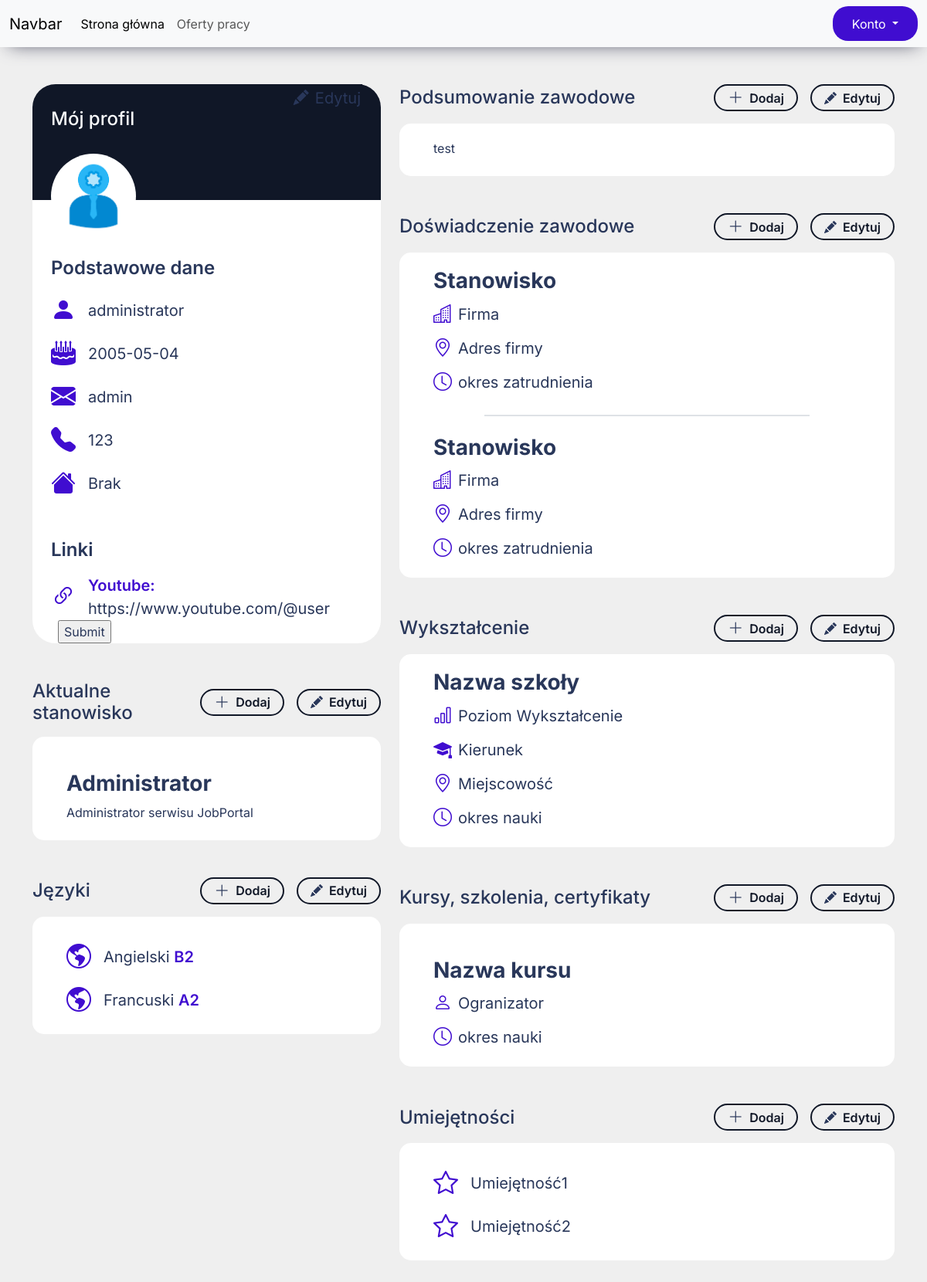
Screenshot of /user/profile.php (signed in) with the database file from the repository.
### tables this page shows
CREATE TABLE `profile` (
  `profile_id` int(11) NOT NULL,
  `name` varchar(50) NOT NULL,
  `surname` varchar(60) NOT NULL,
  `birth_date` date NOT NULL,
  `phone_number` varchar(20) NOT NULL,
  `avatar_src` varchar(100) NOT NULL,
  `user_adress` varchar(60) NOT NULL,
  `job_position` varchar(20) NOT NULL,
  `job_position_description` text NOT NULL,
  `career_summary` text NOT NULL,
  `user_id` int(11) NOT NULL
);

CREATE TABLE `profile_languages` (
  `language_id` int(11) NOT NULL,
  `language` varchar(50) NOT NULL,
  `level` varchar(2) NOT NULL,
  `profile_id` int(11) DEFAULT NULL
);

### user/profile.php (the view, shortened to what this page needs)
<?php
  require_once '../actions/connection.php';
  $userID = $_SESSION['user_id'];
  $email = $_SESSION['email'];
  $profileInfoResult = $conn->query("SELECT * FROM `profile` WHERE user_id='$userID'");
  if($profileInfoResult->num_rows > 0){
    $row = mysqli_fetch_assoc($profileInfoResult);
    $profileID = $row['profile_id'];
    $name = $row['name'];
    $surname = $row['surname'];
    $birthdate = $row['birth_date'];
    $phoneNumber = $row['phone_number'];
    $avatarSrc = $row['avatar_src'];
    $adress = $row['user_adress'];
    $jobPosition = $row['job_position'];
    $jobPositionDesc = $row['job_position_description'];
    $careerSummary = $row['career_summary'];
  }
  $languageResult = $conn->query("SELECT * FROM `profile_languages` WHERE profile_id='$profileID';");
?>
<!DOCTYPE html>
<html lang="en">
<head>
    <link rel="stylesheet" href="../css/style.css">
    <link href="https://cdn.jsdelivr.net/npm/bootstrap@5.3.2/dist/css/bootstrap.min.css" rel="stylesheet">
</head>
<body id="profileBody">
    <nav class="navbar navbar-expand-lg bg-body-tertiary">
        <div class="container-fluid">
          <a class="navbar-brand" href="../index.php">Navbar</a>
          <div class="collapse navbar-collapse" id="navbarNav">
            <ul class="navbar-nav">
              <li class="nav-item">
                <a class="nav-link active" aria-current="page" href="#">Strona główna</a>
              </li>
              <li class="nav-item">
                <a class="nav-link" href="#">Oferty pracy</a>
              </li>
            </ul>
            <div class="dropdown ms-auto">
            <button type="button" class="btn violetButtonsDropdown dropdown-toggle" data-bs-toggle="dropdown" aria-expanded="false" data-bs-auto-close="outside">
              Konto
            </button>
          </div>
          </div>
        </div>
      </nav>
      <div class="container mt-5">
        <div class="row">
            <div class="col-lg-5">
                <div class="profileBox">
                    <div class="profileBoxPart d-flex">
                        <h4 class="text-light mx-4 align-items-center d-flex profileInfoTitle">Mój profil</h4>
                        <a href="#" onclick="replaceParagraphsWithInputs()" class="text-light ms-auto me-4 fs-5 profileBtnLink profileInfoTitle align-items-center d-flex"><span class="bi bi-pencil-fill profileIcon me-2"></span><span class="actionText">Edytuj</span></a>
                    </div>
                    <div class="profileInfoData mx-4">
                      <form method="post">
                      <img src="<?php echo $avatarSrc; ?>" width="110" height="110" class="rounded-circle">
                        <h4 class="mt-4 mb-3 fw-semibold">Podstawowe dane</h4>
                        <div class="d-flex align-items-center mb-2">
                            <i class="bi bi-person-fill fs-2 violetColor"></i><p class="m-0 mx-3 fs-5" id="nameSurname"><?php echo $name." ".$surname; ?></p>
                        </div>
                        <div class="d-flex align-items-center mb-2">
                            <i class="bi bi-cake2-fill fs-2 violetColor"></i><p class="m-0 mx-3 fs-5" id="birthdate"><?php echo $birthdate; ?></p>
                        </div>
                        <div class="d-flex align-items-center mb-2">
                            <i class="bi bi-envelope-fill fs-2 violetColor"></i><p class="m-0 mx-3 fs-5" id="email"><?php echo $email; ?></p>
                        </div>
                        <div class="d-flex align-items-center mb-2">
                            <i class="bi bi-telephone-fill fs-2 violetColor"></i><p class="m-0 mx-3 fs-5" id="number"><?php echo $phoneNumber; ?></p>
                        </div>
                        <div class="d-flex align-items-center">
                            <i class="bi bi-house-fill fs-2 violetColor"></i><p class="m-0 mx-3 fs-5" id="adress"><?php echo $adress; ?></p>
                        </div>
                        <h4 class="mt-5 mb-3 fw-semibold">Linki</h4>
                        <div class="d-flex align-items-center">
                            <i class="bi bi-link-45deg fs-2 violetColor"></i><p class="m-0 mx-3 fs-5"><span class="me-2 linkMark">Youtube:</span> https://www.youtube.com/@user</p>
                        </div>
                        <span>&nbsp;</span>
                        <input type="submit">
                      </form>
                    </div>
                </div>
                <div class="mt-5">
                  <div class="d-flex mb-3 align-items-center">
                      <h4 class="align-items-center d-flex fw-regular m-0">Aktualne stanowisko</h4>
                      <a href="#" class="ms-auto me-3 fs-6 profileBtnLink px-3 pe-3 rounded-5 align-items-center d-flex fw-semibold"><span class="bi bi-plus-lg me-2 fs-5 fw-semibold"></span>Dodaj</a>
                      <a href="#" class=" fs-6 fw-semibold profileBtnLink px-3 pe-3 rounded-5 align-items-center d-flex"><span class="bi bi-pencil-fill fs-6 me-2"></span>Edytuj</a>
                  </div>
                  <div class="profileBox2">
                    <h4 class="fs-3 fw-bold mx-4 mt-4"><?php echo $jobPosition; ?></h4>
                    <p class="mx-4 mb-1"><?php echo $jobPositionDesc; ?></p>
                  </div>
                </div>
                <div class="mt-5">
                  <div class="d-flex mb-3 align-items-center">
                      <h4 class="align-items-center d-flex fw-regular m-0">Języki</h4>
                      <a href="#" class="ms-auto me-3 fs-6 profileBtnLink px-3 pe-3  rounded-5 align-items-center d-flex fw-semibold"><span class="bi bi-plus-lg me-2 fs-5 fw-semibold"></span>Dodaj</a>
                      <a href="#" class=" fs-6 fw-semibold profileBtnLink px-3 pe-3 rounded-5 align-items-center d-flex"><span class="bi bi-pencil-fill fs-6 me-2"></span>Edytuj</a>
                  </div>
                  <div class="profileBox2">
                    <?php while($row = mysqli_fetch_assoc($languageResult)){ ?>
                      <div class="d-flex align-items-center mx-4 mt-2">
                          <i class="bi bi-globe-americas fs-2 violetColor"></i><p class="m-0 mx-3 fs-5"><?php echo $row['language']; ?> <span class="linkMark"><?php echo $row['level']; ?></span></p>
                      </div>
                      <?php } ?>
                  </div>
                </div>
            </div>
            <div class="col-lg-7 secondCol">
              <div>
                <div class="d-flex mb-3 align-items-center">
                    <h4 class="align-items-center d-flex fw-regular m-0">Podsumowanie zawodowe</h4>
                    <a href="#" class="ms-auto me-3 fs-6 profileBtnLink px-3 pe-3  rounded-5 align-items-center d-flex fw-semibold"><span class="bi bi-plus-lg me-2 fs-5 fw-semibold"></span>Dodaj</a>
                    <a href="#" class=" fs-6 fw-semibold profileBtnLink px-3 pe-3 rounded-5 align-items-center d-flex"><span class="bi bi-pencil-fill fs-6 me-2"></span>Edytuj</a>
                </div>
                <div class="profileBox2">
                  <p class="mx-4 mb-1"><?php echo $careerSummary; ?></p>
                </div>
              </div>
              <div class="mt-5">
                <div class="d-flex mb-3 align-items-center">
                    <h4 class="align-items-center d-flex fw-regular m-0">Doświadczenie zawodowe</h4>
                    <a href="#" class="ms-auto me-3 fs-6 profileBtnLink px-3 pe-3  rounded-5 align-items-center d-flex fw-semibold"><span class="bi bi-plus-lg me-2 fs-5 fw-semibold"></span>Dodaj</a>
                    <a href="#" class=" fs-6 fw-semibold profileBtnLink px-3 pe-3 rounded-5 align-items-center d-flex"><span class="bi bi-pencil-fill fs-6 me-2"></span>Edytuj</a>
                </div>
                <div class="profileBox2">
                  <h4 class="fs-3 fw-bold mx-4">Stanowisko</h4>
                  <div class="d-flex align-items-center mx-4 mb-2">
                    <i class="bi bi-buildings fs-4 violetColor"></i><p class="m-0 mx-2 fs-5">Firma</p>
                  </div>
                  <div class="d-flex align-items-center mx-4 mb-2">
                    <i class="bi bi-geo-alt fs-4 violetColor"></i><p class="m-0 mx-2 fs-5">Adres firmy</p>
                  </div>
                  <div class="d-flex align-items-center mx-4">
                    <i class="bi bi-clock fs-4 violetColor"></i><p class="m-0 mx-2 fs-5">okres zatrudnienia</p>
                  </div>
                  <hr class="profileBoxLine border border-1 opacity-100">
                  <h4 class="fs-3 fw-bold mx-4 mt-4">Stanowisko</h4>
                  <div class="d-flex align-items-center mx-4 mb-2">
                    <i class="bi bi-buildings fs-4 violetColor"></i><p class="m-0 mx-2 fs-5">Firma</p>
                  </div>
                  <div class="d-flex align-items-center mx-4 mb-2">
                    <i class="bi bi-geo-alt fs-4 violetColor"></i><p class="m-0 mx-2 fs-5">Adres firmy</p>
                  </div>
                  <div class="d-flex align-items-center mx-4">
                    <i class="bi bi-clock fs-4 violetColor"></i><p class="m-0 mx-2 fs-5">okres zatrudnienia</p>
                  </div>
                </div>
            </div>
            <div class="mt-5">
              <div class="d-flex mb-3 align-items-center">
                <h4 class="align-items-center d-flex fw-regular m-0">Wykształcenie</h4>
                <a href="#" class="ms-auto me-3 fs-6 profileBtnLink px-3 pe-3  rounded-5 align-items-center d-flex fw-semibold"><span class="bi bi-plus-lg me-2 fs-5 fw-semibold"></span>Dodaj</a>
                <a href="#" class=" fs-6 fw-semibold profileBtnLink px-3 pe-3 rounded-5 align-items-center d-flex"><span class="bi bi-pencil-fill fs-6 me-2"></span>Edytuj</a>
              </div>
              <div class="profileBox2">
                <h4 class="fs-3 fw-bold mx-4">Nazwa szkoły</h4>
                <div class="d-flex align-items-center mx-4 mb-2">
                  <i class="bi bi-bar-chart fs-4 violetColor"></i><p class="m-0 mx-2 fs-5">Poziom Wykształcenie</p>
                </div>
                <div class="d-flex align-items-center mx-4 mb-2">
                  <i class="bi bi-mortarboard-fill fs-4 violetColor"></i><p class="m-0 mx-2 fs-5">Kierunek</p>
                </div>
                <div class="d-flex align-items-center mx-4 mb-2">
                  <i class="bi bi-geo-alt fs-4 violetColor"></i><p class="m-0 mx-2 fs-5">Miejscowość</p>
                </div>
                <div class="d-flex align-items-center mx-4">
                  <i class="bi bi-clock fs-4 violetColor"></i><p class="m-0 mx-2 fs-5">okres nauki</p>
                </div>
              </div>
          </div>
          <div class="mt-5">
            <div class="d-flex mb-3 align-items-center">
              <h4 class="align-items-center d-flex fw-regular m-0">Kursy, szkolenia, certyfikaty</h4>
              <a href="#" class="ms-auto me-3 fs-6 profileBtnLink px-3 pe-3  rounded-5 align-items-center d-flex fw-semibold"><span class="bi bi-plus-lg me-2 fs-5 fw-semibold"></span>Dodaj</a>
              <a href="#" class=" fs-6 fw-semibold profileBtnLink px-3 pe-3 rounded-5 align-items-center d-flex"><span class="bi bi-pencil-fill fs-6 me-2"></span>Edytuj</a>
            </div>
            <div class="profileBox2">
              <h4 class="fs-3 fw-bold mx-4 mt-4">Nazwa kursu</h4>
              <div class="d-flex align-items-center mx-4 mb-2">
                <i class="bi bi-person fs-4 violetColor"></i><p class="m-0 mx-2 fs-5">Ogranizator</p>
              </div>
              <div class="d-flex align-items-center mx-4">
                <i class="bi bi-clock fs-4 violetColor"></i><p class="m-0 mx-2 fs-5">okres nauki</p>
              </div>
            </div>
          </div>
          <div class="mt-5 mb-5">
            <div class="d-flex mb-3 align-items-center">
              <h4 class="align-items-center d-flex fw-regular m-0">Umiejętności</h4>
              <a href="#" class="ms-auto me-3 fs-6 profileBtnLink px-3 pe-3  rounded-5 align-items-center d-flex fw-semibold"><span class="bi bi-plus-lg me-2 fs-5 fw-semibold"></span>Dodaj</a>
              <a href="#" class=" fs-6 fw-semibold profileBtnLink px-3 pe-3 rounded-5 align-items-center d-flex"><span class="bi bi-pencil-fill fs-6 me-2"></span>Edytuj</a>
            </div>
            <div class="profileBox2">
              <div class="d-flex align-items-center mx-4 mt-2">
                  <i class="bi bi-star fs-2 violetColor"></i><p class="m-0 mx-3 fs-5">Umiejętność1</p>
              </div>
              <div class="d-flex align-items-center mx-4 mt-2">
                <i class="bi bi-star fs-2 violetColor"></i><p class="m-0 mx-3 fs-5">Umiejętność2</p>
              </div>
            </div>
        </div>
          </div>
        </div>
      </div>
</body>
</html>

### css/style.css (style rules this page uses)
* { font-family: 'Inter', sans-serif; color: #29375a;; }
.violetButtonsDropdown { background-color: #400DD0 !important; color: white !important; border-radius: 20px !important; width: 110px; height: 45px; }
.violetColor { color: #400DD0; }
.navbar { box-shadow: 0px 8px 24px -12px rgba(66, 68, 90, 1); }
.profileBox { background-color: white; border-radius: 30px; }
.profileBox2 { background-color: white; border-radius: 15px; padding: 20px; }
.profileBoxPart { background-color: #101727;; border-radius: 30px 30px 0px 0px; height: 150px; }
.profileBtnLink { text-decoration: none; border: 2px solid #101727; color: #101727; height: 35px; }
.profileInfoData { margin-top: -60px; }
.profileInfoTitle { margin-bottom: 60px; }
.linkMark { color: #400DD0; font-weight: 600; }
.profileBoxLine { width: 70%; display: flex; justify-content: center; margin: auto; margin-top: 4%; }
#profileBody { background-color: #efefef; }
body { background-color: #efefef !important; }

### rows the page displays
profile: avatar_src (picture), name "administrator", birth_date "2005-05-04", phone_number "123", user_adress "Brak", job_position "Administrator", job_position_description "Administrator serwisu JobPortal", career_summary "test"
profile_languages: language "Angielski", level "B2"
profile_languages: language "Francuski", level "A2"

### other values shown
$email "admin"
